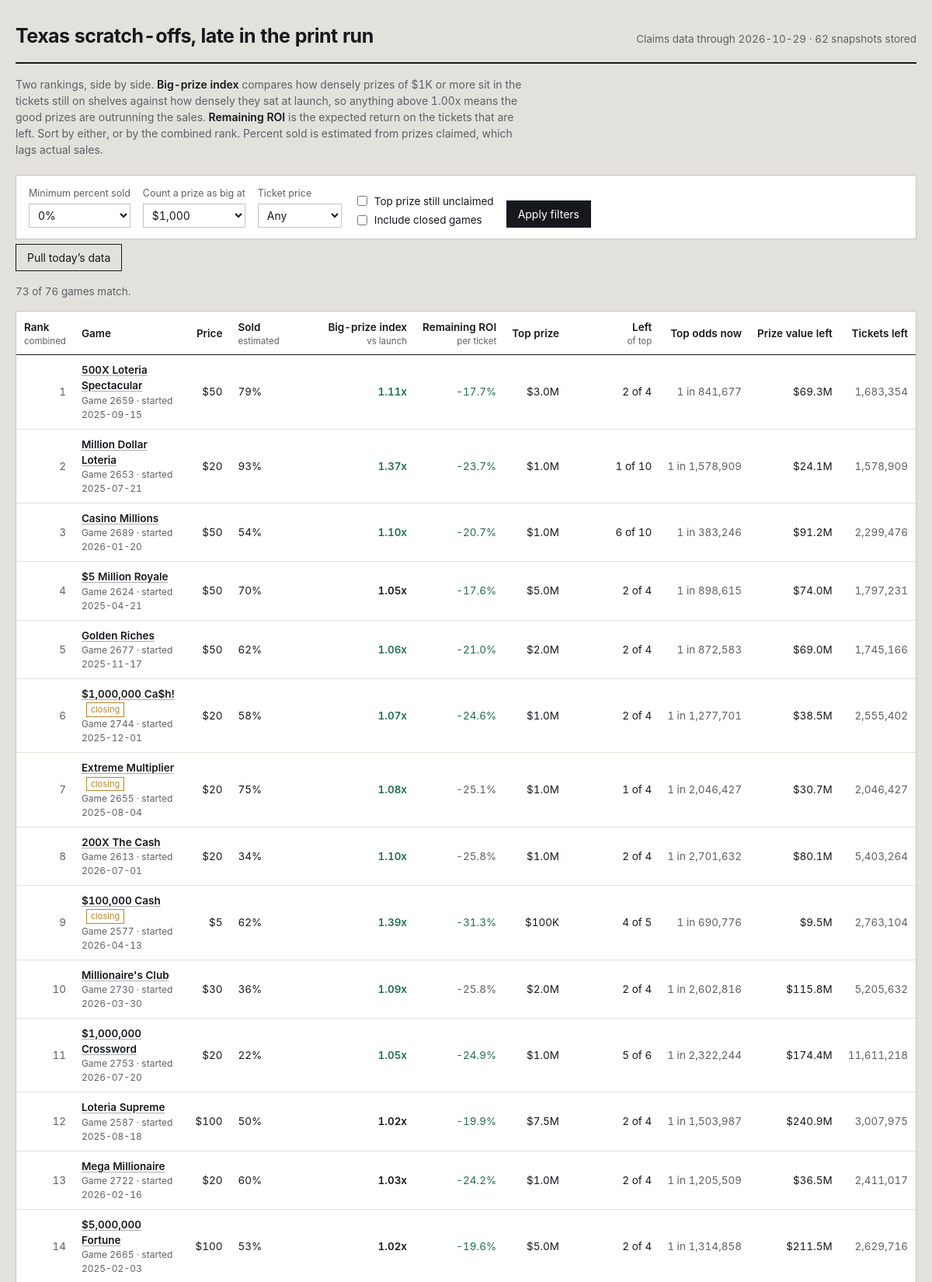
The page / (upper part) on the database its author committed.
### tables this page shows
CREATE TABLE games (
    game_number   INTEGER PRIMARY KEY,
    game_name     TEXT,
    ticket_price  REAL,
    start_date    TEXT,
    close_date    TEXT,
    total_tickets INTEGER,
    overall_odds  REAL,
    details_url   TEXT,
    closing_soon  INTEGER DEFAULT 0,
    active        INTEGER DEFAULT 1,
    first_seen    TEXT,
    last_seen     TEXT
);

### app.py (the view)
@app.route("/")
def index():
    conn = db.connect()
    db.init(conn)
    latest = db.latest_snapshot_date(conn)
    if not latest:
        conn.close()
        return render_template("empty.html", running=_refresh_state["running"])
    big_threshold = float(request.args.get("big", 1000))
    min_sold = float(request.args.get("min_sold", 0)) / 100.0
    price_filter = request.args.get("price", "")
    include_closed = request.args.get("closed") == "1"
    sort_key = request.args.get("sort", "combined")
    only_top = request.args.get("top_left") == "1"
    rows = _snapshot_rows(conn, latest, big_threshold)
    games = db.load_games(conn)
    shown = []
    for r in rows:
        g = games.get(r["game_number"], {})
        if not include_closed and not g.get("active", 1):
            continue
        if r["pct_sold"] < min_sold:
            continue
        if price_filter and float(price_filter) != r["price"]:
            continue
        if only_top and not r["top_left"]:
            continue
        shown.append(r)
    col, desc = SORTS.get(sort_key, SORTS["combined"])
    shown.sort(key=lambda r: (r.get(col) is None, r.get(col) if r.get(col) is not None else 0),
               reverse=desc)
    if not desc:
        shown = [r for r in shown if r.get(col) is not None] + \
                [r for r in shown if r.get(col) is None]
    prices = sorted({r["price"] for r in rows if r["price"]})
    history_dates = db.snapshot_dates(conn)
    conn.close()
    return render_template(
        "index.html",
        rows=shown,
        total=len(rows),
        snapshot_date=latest,
        snapshot_count=len(history_dates),
        big_threshold=int(big_threshold),
        min_sold=int(min_sold * 100),
        price_filter=price_filter,
        include_closed=include_closed,
        only_top=only_top,
        sort_key=sort_key,
        prices=prices,
        running=_refresh_state["running"],
    )

### app.py (called while the page is built)
def _snapshot_rows(conn, snapshot_date, big_threshold):
    games = db.load_games(conn)
    snap = db.load_snapshot(conn, snapshot_date)
    return metrics.rank_all(games, snap, big_threshold)

@app.template_filter("pct")
def fmt_pct(v, digits=1):
    return "—" if v is None else f"{v * 100:.{digits}f}%"

@app.template_filter("money")
def fmt_money(v):
    if v is None:
        return "—"
    if v >= 1_000_000:
        return f"${v / 1_000_000:.1f}M"
    if v >= 1_000:
        return f"${v / 1_000:,.0f}K"
    return f"${v:,.0f}"

@app.template_filter("num")
def fmt_num(v):
    return "—" if v is None else f"{v:,.0f}"

@app.template_filter("factor")
def fmt_factor(v):
    return "—" if v is None else f"{v:.2f}x"

@app.template_filter("odds")
def fmt_odds(v):
    return "—" if v is None else f"1 in {v:,.0f}"

### db.py (called while the page is built)
def connect(path=None):
    conn = sqlite3.connect(path or DB_PATH)
    conn.row_factory = sqlite3.Row
    conn.execute("PRAGMA foreign_keys = ON")
    return conn

def init(conn):
    conn.executescript(SCHEMA)
    conn.commit()

def latest_snapshot_date(conn):
    row = conn.execute("SELECT MAX(snapshot_date) AS d FROM prize_snapshots").fetchone()
    return row["d"] if row else None

def snapshot_dates(conn, game_number=None):
    if game_number is None:
        q = "SELECT DISTINCT snapshot_date FROM prize_snapshots ORDER BY snapshot_date"
        return [r[0] for r in conn.execute(q)]
    q = "SELECT DISTINCT snapshot_date FROM prize_snapshots WHERE game_number = ? ORDER BY snapshot_date"
    return [r[0] for r in conn.execute(q, (game_number,))]

def load_snapshot(conn, snapshot_date):
    out = {}
    q = """SELECT game_number, prize_level, total_prizes, prizes_claimed
           FROM prize_snapshots WHERE snapshot_date = ?"""
    for r in conn.execute(q, (snapshot_date,)):
        g = out.setdefault(r["game_number"], {"total": None, "levels": {}})
        if r["prize_level"] < 0:
            g["total"] = (r["total_prizes"], r["prizes_claimed"])
        else:
            g["levels"][r["prize_level"]] = (r["total_prizes"], r["prizes_claimed"])
    return out

def load_games(conn):
    return {r["game_number"]: dict(r) for r in conn.execute("SELECT * FROM games")}

### metrics.py (called while the page is built)
def _safe_div(a, b):
    return a / b if b else None

### templates/index.html (shortened to what this page needs)
{% extends "base.html" %}
{% macro sortlink(key, label, hint='') %}
  {% set q = request.args.to_dict() %}
  {% set _ = q.update({'sort': key}) %}
  <a href="{{ url_for('index', **q) }}">{{ label }}</a>
  {% if hint %}<span class="hint">{{ hint }}</span>{% endif %}
{% endmacro %}
{% block body %}
<header class="masthead">
  <h1>Texas scratch-offs, late in the print run</h1>
  <div class="meta">
    Claims data through {{ snapshot_date }} · {{ snapshot_count }} snapshot{{ '' if snapshot_count == 1 else 's' }} stored
  </div>
</header>
<p class="primer">
  Two rankings, side by side. <strong>Big-prize index</strong> compares how densely prizes of
  {{ big_threshold | money }} or more sit in the tickets still on shelves against how densely they
  sat at launch, so anything above 1.00x means the good prizes are outrunning the sales.
  <strong>Remaining ROI</strong> is the expected return on the tickets that are left. Sort by either,
  or by the combined rank. Percent sold is estimated from prizes claimed, which lags actual sales.
</p>
<form class="controls" method="get" action="{{ url_for('index') }}">
  <div class="field">
    <label for="min_sold">Minimum percent sold</label>
    <select id="min_sold" name="min_sold">
      {% for v in [0, 25, 50, 60, 70, 80, 90] %}
        <option value="{{ v }}" {{ 'selected' if min_sold == v }}>{{ v }}%</option>
      {% endfor %}
    </select>
  </div>
  <div class="field">
    <label for="big">Count a prize as big at</label>
    <select id="big" name="big">
      {% for v in [100, 500, 1000, 5000, 10000, 50000, 100000] %}
        <option value="{{ v }}" {{ 'selected' if big_threshold == v }}>${{ '{:,}'.format(v) }}</option>
      {% endfor %}
    </select>
  </div>
  <div class="field">
    <label for="price">Ticket price</label>
    <select id="price" name="price">
      <option value="">Any</option>
    </select>
  </div>
  <div class="checks">
    <label><input type="checkbox" name="top_left" value="1" {{ 'checked' if only_top }}> Top prize still unclaimed</label>
    <label><input type="checkbox" name="closed" value="1" {{ 'checked' if include_closed }}> Include closed games</label>
  </div>
  <button type="submit">Apply filters</button>
</form>
<form method="post" action="{{ url_for('do_refresh') }}" style="margin-bottom:16px">
  <button class="ghost" type="submit" {{ 'disabled' if running }}>
    {{ 'Pulling new data…' if running else 'Pull today’s data' }}
  </button>
</form>
<p class="count">{{ rows | length }} of {{ total }} games match.</p>
<div class="scroll">
<table>
  <thead>
    <tr>
      <th class="left">{{ sortlink('combined', 'Rank', 'combined') }}</th>
      <th class="left">Game</th>
      <th>{{ sortlink('price', 'Price') }}</th>
      <th class="left">{{ sortlink('sold', 'Sold', 'estimated') }}</th>
      <th>{{ sortlink('big', 'Big-prize index', 'vs launch') }}</th>
      <th>{{ sortlink('ev', 'Remaining ROI', 'per ticket') }}</th>
      <th>{{ sortlink('top_prize', 'Top prize') }}</th>
      <th>{{ sortlink('top_left', 'Left', 'of top') }}</th>
      <th>Top odds now</th>
      <th>{{ sortlink('value_left', 'Prize value left') }}</th>
      <th>Tickets left</th>
    </tr>
  </thead>
  <tbody>
  {% for r in rows %}
    <tr>
      <td class="rank">{{ r.rank_overall or '—' }}</td>
      <td class="left">
        <a class="name" href="{{ url_for('game_detail', game_number=r.game_number, big=big_threshold) }}">{{ r.game_name }}</a>
        {% if r.closing_soon %}<span class="tag">closing</span>{% endif %}
        <span class="sub">Game {{ r.game_number }}{% if r.start_date %} · started {{ r.start_date }}{% endif %}</span>
      </td>
      <td>${{ r.price | int }}</td>
      <td class="left sold {{ 'deep' if r.pct_sold >= 0.75 }}">
        {{ r.pct_sold | pct(0) }}
      </td>
      <td class="strong {{ 'pos' if r.big_index and r.big_index > 1.05 else ('neg' if r.big_index and r.big_index < 0.95 else '') }}">
        {{ r.big_index | factor }}
      </td>
      <td class="{{ 'pos' if r.roi_now and r.roi_now > (r.roi_start or -1) else 'dim' }}">
        {{ r.roi_now | pct }}
      </td>
      <td>{{ r.top_prize | money }}</td>
      <td>{{ r.top_left }} of {{ r.top_printed }}</td>
      <td class="dim">{{ r.top_odds_now | odds }}</td>
      <td>{{ r.value_left | money }}</td>
      <td class="dim">{{ r.tickets_left | num }}</td>
    </tr>
  {% else %}
    <tr><td colspan="11" class="left dim" style="padding:22px">No games match these filters. Loosen the minimum percent sold or clear the price filter.</td></tr>
  {% endfor %}
  </tbody>
</table>
</div>
{% endblock %}

### templates/base.html (shortened to what this page needs)
<!doctype html>
<html lang="en">
<head>
<link rel="stylesheet" href="{{ url_for('static', filename='style.css') }}">
</head>
<body>
<div class="wrap">
{% block body %}{% endblock %}
</div>
</body>
</html>

### static/style.css (style rules this page uses)
:root { --paper: #e3e1dc; --card: #ffffff; --ink: #16181d; --ink-soft: #5c6068; --rule: #c8c5be; --rule-soft: #e2e0da; --latex: #a9adb2; --good: #1f6f4a; --bad: #9b2c2c; --foil: #b8862b; --focus: #2d5bb9; }
* { box-sizing: border-box; }
html { -webkit-text-size-adjust: 100%; }
body { margin: 0; background: var(--paper); color: var(--ink); font-family: "Inter", "Segoe UI", -apple-system, BlinkMacSystemFont, Roboto, Helvetica, Arial, sans-serif; font-size: 15px; line-height: 1.5; font-variant-numeric: tabular-nums; }
a { color: var(--ink); text-decoration-color: var(--latex); text-underline-offset: 2px; }
.wrap { max-width: 1400px; margin: 0 auto; padding: 28px 20px 64px; }
.masthead { display: flex; flex-wrap: wrap; align-items: baseline; gap: 8px 20px; padding-bottom: 14px; border-bottom: 2px solid var(--ink); }
.masthead h1 { margin: 0; font-size: 25px; font-weight: 650; letter-spacing: -0.02em; }
.masthead .meta { color: var(--ink-soft); font-size: 13.5px; margin-left: auto; }
.primer { margin: 16px 0 22px; max-width: 74ch; color: var(--ink-soft); font-size: 14px; }
.primer strong { color: var(--ink); font-weight: 600; }
.controls { display: flex; flex-wrap: wrap; align-items: flex-end; gap: 16px; padding: 14px 16px; background: var(--card); border: 1px solid var(--rule); margin-bottom: 6px; }
.field { display: flex; flex-direction: column; gap: 4px; }
.field label { font-size: 12.5px; color: var(--ink-soft); }
.field select, .field input[type="number"] { font: inherit; font-size: 14px; padding: 5px 7px; border: 1px solid var(--rule); background: #fff; color: var(--ink); min-width: 108px; }
.checks { display: flex; flex-direction: column; gap: 4px; font-size: 13.5px; }
.checks label { display: flex; align-items: center; gap: 6px; }
button, .btn { font: inherit; font-size: 14px; padding: 6px 14px; border: 1px solid var(--ink); background: var(--ink); color: #fff; cursor: pointer; }
button.ghost { background: transparent; color: var(--ink); }
.count { font-size: 13.5px; color: var(--ink-soft); margin: 0 0 14px; }
.scroll { overflow-x: auto; background: var(--card); border: 1px solid var(--rule); }
table { border-collapse: collapse; width: 100%; font-size: 13.5px; }
thead th { position: sticky; top: 0; background: var(--card); text-align: right; font-weight: 600; padding: 10px 10px 8px; border-bottom: 1.5px solid var(--ink); white-space: nowrap; z-index: 2; }
thead th:first-child, thead th.left { text-align: left; }
thead th a { text-decoration: none; }
thead th .hint { display: block; font-weight: 400; font-size: 11.5px; color: var(--ink-soft); }
tbody td { padding: 9px 10px; border-bottom: 1px solid var(--rule-soft); text-align: right; white-space: nowrap; }
tbody td.left { text-align: left; white-space: normal; }
.rank { color: var(--ink-soft); width: 42px; }
.name { font-weight: 560; }
.sub { display: block; font-size: 12px; color: var(--ink-soft); font-weight: 400; }
.tag { display: inline-block; font-size: 11px; padding: 0 5px; border: 1px solid var(--foil); color: var(--foil); margin-left: 6px; vertical-align: 1px; }
.sold { min-width: 116px; }
.pos { color: var(--good); }
.dim { color: var(--ink-soft); }
.strong { font-weight: 620; }

### rows shown on the page
games: active "1", game_name "500X Loteria Spectacular", game_number "2659", start_date "2025-09-15", price "50", pct_sold|pct "79%", big_index|factor "1.11x", roi_now|pct "-17.7%", top_prize "$3.0M", top_left "2", top_printed "4", top_odds_now|odds "1 in 841,677", value_left "$69.3M", tickets_left|num "1,683,354"
games: rank_overall "2", game_name "Million Dollar Loteria", game_number "2653", start_date "2025-07-21", price "20", pct_sold|pct "93%", big_index|factor "1.37x", roi_now|pct "-23.7%", top_prize "$1.0M", top_left "1", top_printed "10", top_odds_now|odds "1 in 1,578,909", value_left "$24.1M", tickets_left|num "1,578,909"
games: rank_overall "3", game_name "Casino Millions", game_number "2689", start_date "2026-01-20", price "50", pct_sold|pct "54%", big_index|factor "1.10x", roi_now|pct "-20.7%", top_prize "$1.0M", top_left "6", top_printed "10", top_odds_now|odds "1 in 383,246", value_left "$91.2M", tickets_left|num "2,299,476"
games: rank_overall "4", game_name "$5 Million Royale", game_number "2624", start_date "2025-04-21", price "50", pct_sold|pct "70%", big_index|factor "1.05x", roi_now|pct "-17.6%", top_prize "$5.0M", top_left "2", top_printed "4", top_odds_now|odds "1 in 898,615", value_left "$74.0M", tickets_left|num "1,797,231"
games: rank_overall "5", game_name "Golden Riches", game_number "2677", start_date "2025-11-17", price "50", pct_sold|pct "62%", big_index|factor "1.06x", roi_now|pct "-21.0%", top_prize "$2.0M", top_left "2", top_printed "4", top_odds_now|odds "1 in 872,583", value_left "$69.0M", tickets_left|num "1,745,166"
games: rank_overall "6", game_name "$1,000,000 Ca$h!", closing_soon "closing", game_number "2744", start_date "2025-12-01", price "20", pct_sold|pct "58%", big_index|factor "1.07x", roi_now|pct "-24.6%", top_prize "$1.0M", top_left "2", top_printed "4", top_odds_now|odds "1 in 1,277,701", value_left "$38.5M", tickets_left|num "2,555,402"
games: rank_overall "7", game_name "Extreme Multiplier", closing_soon "closing", game_number "2655", start_date "2025-08-04", price "20", pct_sold|pct "75%", big_index|factor "1.08x", roi_now|pct "-25.1%", top_prize "$1.0M", top_left "1", top_printed "4", top_odds_now|odds "1 in 2,046,427", value_left "$30.7M", tickets_left|num "2,046,427"
games: rank_overall "8", game_name "200X The Cash", game_number "2613", start_date "2026-07-01", price "20", pct_sold|pct "34%", big_index|factor "1.10x", roi_now|pct "-25.8%", top_prize "$1.0M", top_left "2", top_printed "4", top_odds_now|odds "1 in 2,701,632", value_left "$80.1M", tickets_left|num "5,403,264"
games: rank_overall "9", game_name "$100,000 Cash", closing_soon "closing", game_number "2577", start_date "2026-04-13", price "5", pct_sold|pct "62%", big_index|factor "1.39x", roi_now|pct "-31.3%", top_prize "$100K", top_left "4", top_printed "5", top_odds_now|odds "1 in 690,776", value_left "$9.5M", tickets_left|num "2,763,104"
games: rank_overall "10", game_name "Millionaire's Club", game_number "2730", start_date "2026-03-30", price "30", pct_sold|pct "36%", big_index|factor "1.09x", roi_now|pct "-25.8%", top_prize "$2.0M", top_left "2", top_printed "4", top_odds_now|odds "1 in 2,602,816", value_left "$115.8M", tickets_left|num "5,205,632"
games: rank_overall "11", game_name "$1,000,000 Crossword", game_number "2753", start_date "2026-07-20", price "20", pct_sold|pct "22%", big_index|factor "1.05x", roi_now|pct "-24.9%", top_prize "$1.0M", top_left "5", top_printed "6", top_odds_now|odds "1 in 2,322,244", value_left "$174.4M", tickets_left|num "11,611,218"
games: rank_overall "12", game_name "Loteria Supreme", game_number "2587", start_date "2025-08-18", price "100", pct_sold|pct "50%", big_index|factor "1.02x", roi_now|pct "-19.9%", top_prize "$7.5M", top_left "2", top_printed "4", top_odds_now|odds "1 in 1,503,987", value_left "$240.9M", tickets_left|num "3,007,975"
games: rank_overall "13", game_name "Mega Millionaire", game_number "2722", start_date "2026-02-16", price "20", pct_sold|pct "60%", big_index|factor "1.03x", roi_now|pct "-24.2%", top_prize "$1.0M", top_left "2", top_printed "4", top_odds_now|odds "1 in 1,205,509", value_left "$36.5M", tickets_left|num "2,411,017"
games: rank_overall "14", game_name "$5,000,000 Fortune", game_number "2665", start_date "2025-02-03", price "100", pct_sold|pct "53%", big_index|factor "1.02x", roi_now|pct "-19.6%", top_prize "$5.0M", top_left "2", top_printed "4", top_odds_now|odds "1 in 1,314,858", value_left "$211.5M", tickets_left|num "2,629,716"

### other values the page prints
{{ snapshot_date }} "2026-10-29"
{{ snapshot_count }} "62"
{{ '' if snapshot_count == 1 else 's' }} "s"
{{ big_threshold | money }} "$1K"
{{ 'Pulling new data…' if running else 'Pull today’s data' }} "Pull today’s data"
{{ rows | length }} "73"
{{ total }} "76"
{{ label }} "Rank Price Sold Big-prize index Remaining ROI Top prize Left Prize value left"
{{ hint }} "combined estimated vs launch per ticket of top"
form field min_sold "0%"
